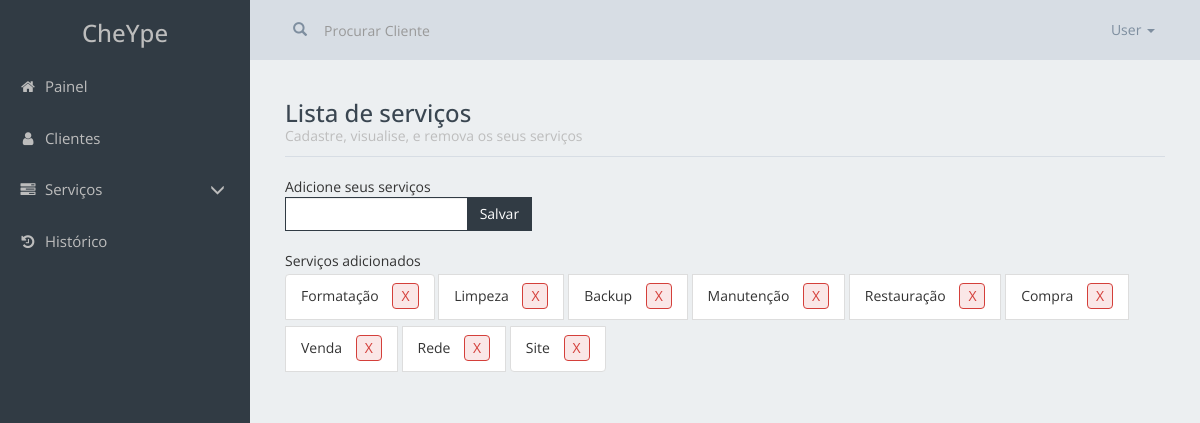
The page /crud_servicos.php (signed in) on the database its author committed.
### tables this page shows
CREATE TABLE IF NOT EXISTS `servico` (
  `id` int(11) NOT NULL,
  `nome` varchar(100) NOT NULL
);

### include/conexao.php (called while the page is built)
<?php
function conexao(){
    $db_host = "mysql427.umbler.com";
    $db_nome = "bd_cheype";
    $db_usuario = "user_bd_cheype";
    $db_senha = ")F4/2Bk?9rR";
    try {
        $db = new PDO("mysql:host=$db_host;dbname=$db_nome", $db_usuario, $db_senha);
        $db->setAttribute(PDO::ATTR_ERRMODE, PDO::ERRMODE_EXCEPTION);
        $db->exec('SET NAMES utf8');
        return $db;
    } catch (PDOException $e) {
        echo 'ERROR: ' . $e->getMessage();
    }
}

### modelo/banco_servico.php (called while the page is built, shortened)
<?php
function listar_nome_servicos($bd) {
    $sql = $bd->prepare("SELECT * FROM `servico`");
    $sql->execute();
    return $sql;
}

### crud_servicos.php (the view, shortened to what this page needs)
<?php
require_once "./modelo/banco_servico.php";
require_once "./include/conexao.php";
?>
<!DOCtype html>
<html lang="pt-BR">
    <head>
        <link href="css/bootstrap.min.css" rel="stylesheet" type="text/css"/>
        <link href="css/navbar_style.css" rel="stylesheet" type="text/css"/>
        <link href="css/custom.css" rel="stylesheet" type="text/css"/>
        <link rel="stylesheet" href="https://maxcdn.bootstrapcdn.com/font-awesome/4.5.0/css/font-awesome.min.css">
    </head>
    <body class="container-fluid">
        <?php require_once './include/aside.php'; ?>
        <section class="sessaoGeral">
            <?php require_once './include/navbar.php'; ?>
            <div class="row">
                <div class="col-md-12">
                    <div class="title-page">
                        <h3>Lista de serviços</h3>
                        <span>Cadastre, visualise, e remova os seus serviços</span>
                    </div>
                    <div class="row">
                        <div class="col-md-12">
                            <span>Adicione seus serviços</span>
                            <form class="form-inline form-add-servico" method='post' action="./include/adicionaServico.php">
                                <div class="form-group">
                                    <input type="text" name="nome" class="form-control" />
                                </div>
                                <button type="submit" class="btn btn-default">Salvar</button>
                            </form>
                        </div>
                        <div class="col-md-12">
                            <span>Serviços adicionados</span>
                            <ul class="list-group lista_crud_servicos">
                                <?php
                                $lista_servicos = listar_nome_servicos(conexao());
                                while ($item = $lista_servicos->fetch(PDO::FETCH_OBJ)) {
                                    ?>
                                    <li class="list-group-item">
                                        <?= $item->nome ?>
                                        <a class="btn btn-danger" href="./include/removeServico.php?id=<?= $item->id ?>" >X</a>
                                    </li>
                                <?php } ?>
                            </ul>
                        </div>
                    </div>
                </div>
            </div>
            <footer style="height: 50px;"></footer>
        </section>
    </body>
</html>

### css/custom.css (style rules this page uses)
:root { --primeira-cor: #ECEFF1; --segunda-cor: #d7dde4; --terceira-cor: #313b44; --quarta-cor: #2d363f; --font-cor: #7e8e9f; --font-cor-destak: #3a4651; --font-inverse-cor: #BDBDBD; }
html, body { background-color: var(--primeira-cor) !important; }
html, body, p, a, h1, h2, h3, h4, h5, h6, input { font-family: 'Open Sans', sans-serif; }
.sessaoGeral { margin-left: 250px; }
.sessaoGeral > div.row { padding: 0 20px; }
.title-page { padding-bottom: 10px; border-bottom: 1px solid var(--segunda-cor); margin-bottom: 20px; }
.title-page h3 { margin-bottom: 0; color: var(--font-cor-destak); }
.title-page span { color: var(--font-inverse-cor); }
.form-add-servico { margin-bottom: 20px; }
.form-add-servico input { border-radius: 0; border-color: var(--terceira-cor) !important; }
.form-add-servico button[type=submit] { background-color: var(--terceira-cor); color: #fff; margin-left: -5px; border-radius: 0; border-color: var(--terceira-cor); }
.lista_crud_servicos li { display: inline-block; margin: 3px 0px; }
.lista_crud_servicos li a { margin-left: 10px; padding: 2px 8px; margin-top: -2px; color: #d43f3a; background-color: #fae7e7; }

### rows shown on the page
servico: nome "Formatação"
servico: nome "Limpeza"
servico: nome "Backup"
servico: nome "Manutenção"
servico: nome "Restauração"
servico: nome "Compra"
servico: nome "Venda"
servico: nome "Rede"
servico: nome "Site"
